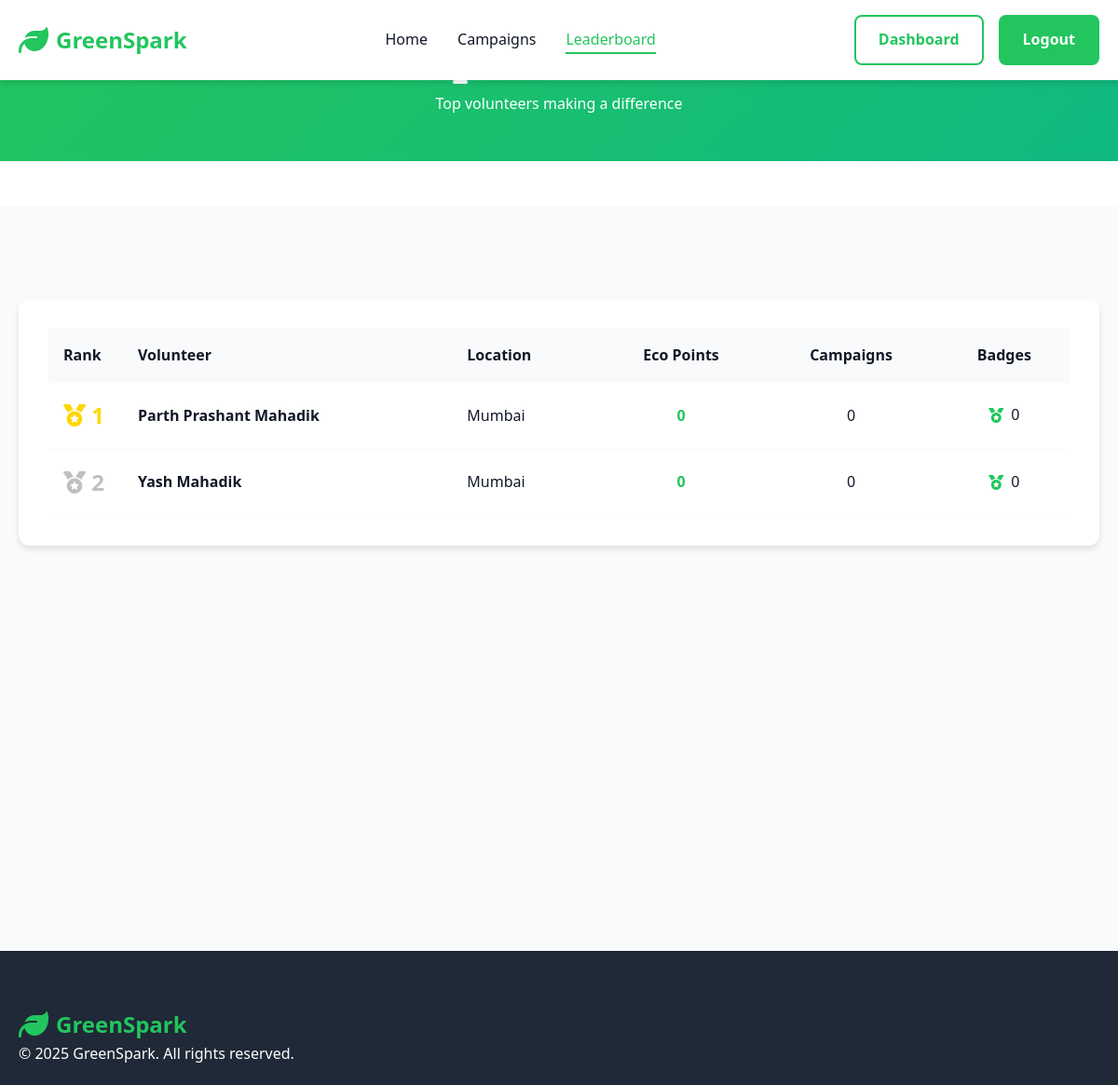
/leaderboard (signed in), run on the app's committed database.
### tables this page shows
CREATE TABLE users (
            id INTEGER PRIMARY KEY AUTOINCREMENT,
            name TEXT NOT NULL,
            email TEXT UNIQUE NOT NULL,
            phone TEXT NOT NULL,
            location TEXT NOT NULL,
            password TEXT NOT NULL,
            eco_points INTEGER DEFAULT 0,
            created_at TIMESTAMP DEFAULT CURRENT_TIMESTAMP
        );

### app.py (the view)
@app.route('/leaderboard')
def leaderboard():
    conn = get_db()
    cursor = conn.cursor()
    top_users = cursor.execute('''
        SELECT u.id, u.name, u.eco_points, u.location,
               COUNT(DISTINCT ub.id) as badge_count,
               COUNT(DISTINCT cc.id) as campaigns_completed
        FROM users u
        LEFT JOIN user_badges ub ON u.id = ub.user_id
        LEFT JOIN campaign_completions cc ON u.id = cc.user_id
        GROUP BY u.id
        ORDER BY u.eco_points DESC, campaigns_completed DESC
        LIMIT 50
    ''').fetchall()
    conn.close()
    return render_template('leaderboard.html', top_users=top_users,
                         user={'id': session.get('user_id'), 'name': session.get('user_name')} if 'user_id' in session else None)

### app.py (called while the page is built)
def get_db():
    conn = sqlite3.connect(DATABASE)
    conn.row_factory = sqlite3.Row
    conn.execute('PRAGMA foreign_keys = ON')
    return conn

### templates/leaderboard.html (shortened to what this page needs)
<!DOCTYPE html>
<html lang="en">
<head>
    <link rel="stylesheet" href="static/css/style.css">
    <link rel="stylesheet" href="https://cdnjs.cloudflare.com/ajax/libs/font-awesome/6.4.0/css/all.min.css">
</head>
<body>
    <nav class="navbar">
        <div class="container">
            <div class="nav-content">
                <div class="logo">
                    <i class="fas fa-leaf"></i>
                    <a href="/" style="color: inherit;"><span>GreenSpark</span></a>
                </div>
                <ul class="nav-links">
                    <li><a href="/">Home</a></li>
                    <li><a href="/campaigns">Campaigns</a></li>
                    <li><a href="/leaderboard" class="active">Leaderboard</a></li>
                </ul>
                <div class="nav-buttons">
                    {% if user %}
                        <a href="/dashboard" class="btn btn-outline">Dashboard</a>
                        <a href="/logout" class="btn btn-primary">Logout</a>
                    {% else %}
                        <a href="/login" class="btn btn-outline">Login</a>
                        <a href="/register" class="btn btn-primary">Sign Up</a>
                    {% endif %}
                </div>
            </div>
        </div>
    </nav>
    <div class="leaderboard-header">
        <div class="container">
            <h1> Leaderboard</h1>
            <p>Top volunteers making a difference</p>
        </div>
    </div>
    <div class="leaderboard-page">
        <div class="container">
            <div class="leaderboard-table">
                <table>
                    <thead>
                        <tr>
                            <th style="width: 80px;">Rank</th>
                            <th>Volunteer</th>
                            <th>Location</th>
                            <th style="text-align: center;">Eco Points</th>
                            <th style="text-align: center;">Campaigns</th>
                            <th style="text-align: center;">Badges</th>
                        </tr>
                    </thead>
                    <tbody>
                        {% for user_data in top_users %}
                        <tr>
                            <td>
                                <span class="rank {% if loop.index == 1 %}rank-1{% elif loop.index == 2 %}rank-2{% elif loop.index == 3 %}rank-3{% endif %}">
                                    {% if loop.index <= 3 %}
                                        <i class="fas fa-medal"></i>
                                    {% endif %}
                                    {{ loop.index }}
                                </span>
                            </td>
                            <td><strong>{{ user_data.name }}</strong></td>
                            <td>{{ user_data.location or 'N/A' }}</td>
                            <td style="text-align: center;">
                                <span style="color: var(--primary-color); font-weight: bold;">{{ user_data.eco_points }}</span>
                            </td>
                            <td style="text-align: center;">{{ user_data.campaigns_completed }}</td>
                            <td style="text-align: center;">
                                <span class="badge-count">
                                    <i class="fas fa-medal" style="color: var(--primary-color);"></i>
                                    {{ user_data.badge_count }}
                                </span>
                            </td>
                        </tr>
                        {% endfor %}
                    </tbody>
                </table>
            </div>
        </div>
    </div>
    <footer class="footer footer-minimal">
        <div class="container">
            <div class="footer-minimal-content">
                <div class="logo">
                    <i class="fas fa-leaf"></i>
                    <span>GreenSpark</span>
                </div>
                <p>&copy; 2025 GreenSpark. All rights reserved.</p>
            </div>
        </div>
    </footer>
</body>
</html>

### static/css/style.css (style rules this page uses)
* { margin: 0; padding: 0; box-sizing: border-box; }
:root { --primary-color: #22c55e; --primary-dark: #16a34a; --primary-light: #86efac; --secondary-color: #10b981; --accent-color: #14b8a6; --dark-color: #1f2937; --light-color: #f9fafb; --text-dark: #111827; --text-light: #6b7280; --white: #ffffff; --shadow: 0 4px 6px rgba(0, 0, 0, 0.1); --shadow-lg: 0 10px 25px rgba(0, 0, 0, 0.15); --transition: all 0.3s ease; }
body { font-family: 'Segoe UI', Tahoma, Geneva, Verdana, sans-serif; line-height: 1.6; color: var(--text-dark); background-color: var(--white); }
.container { max-width: 1200px; margin: 0 auto; padding: 0 20px; }
a { text-decoration: none; color: inherit; }
ul { list-style: none; }
.navbar { background-color: var(--white); box-shadow: var(--shadow); position: fixed; width: 100%; top: 0; z-index: 1000; transition: var(--transition); }
.nav-content { display: flex; justify-content: space-between; align-items: center; padding: 1rem 0; }
.logo { display: flex; align-items: center; gap: 0.5rem; font-size: 1.5rem; font-weight: bold; color: var(--primary-color); }
.logo i { font-size: 2rem; }
.nav-links { display: flex; gap: 2rem; align-items: center; }
.nav-links a { color: var(--text-dark); font-weight: 500; transition: var(--transition); position: relative; }
.nav-links a:hover, .nav-links a.active { color: var(--primary-color); }
.nav-links a::after { content: ''; position: absolute; bottom: -5px; left: 0; width: 0; height: 2px; background-color: var(--primary-color); transition: var(--transition); }
.nav-links a:hover::after, .nav-links a.active::after { width: 100%; }
.nav-buttons { display: flex; gap: 1rem; }
.btn { display: inline-block; padding: 0.75rem 1.5rem; border-radius: 8px; font-weight: 600; text-align: center; cursor: pointer; transition: var(--transition); border: 2px solid transparent; }
.btn-primary { background-color: var(--primary-color); color: var(--white); }
.btn-outline { border: 2px solid var(--primary-color); color: var(--primary-color); background-color: transparent; }
.footer { background-color: var(--dark-color); color: var(--white); padding: 60px 0 20px; }

### templates/leaderboard.html (style rules this page uses)
.leaderboard-page { padding: 100px 0 60px; min-height: 100vh; background-color: var(--light-color); }
.leaderboard-header { background: linear-gradient(135deg, var(--primary-color), var(--secondary-color)); color: var(--white); padding: 3rem 0; margin-bottom: 3rem; text-align: center; }
.leaderboard-table { background: var(--white); padding: 2rem; border-radius: 12px; box-shadow: var(--shadow); }
table { width: 100%; border-collapse: collapse; }
th, td { padding: 1rem; text-align: left; border-bottom: 1px solid var(--light-color); }
th { background: var(--light-color); font-weight: 600; }
.rank { font-size: 1.5rem; font-weight: bold; color: var(--primary-color); }
.rank-1 { color: #FFD700; }
.rank-2 { color: #C0C0C0; }
.badge-count { display: inline-flex; align-items: center; gap: 0.5rem; }

### data on the page
users: name "Parth Prashant Mahadik", location "Mumbai", eco_points "0", campaigns_completed "0", badge_count "0"
users: name "Yash Mahadik", location "Mumbai", eco_points "0", campaigns_completed "0", badge_count "0"
